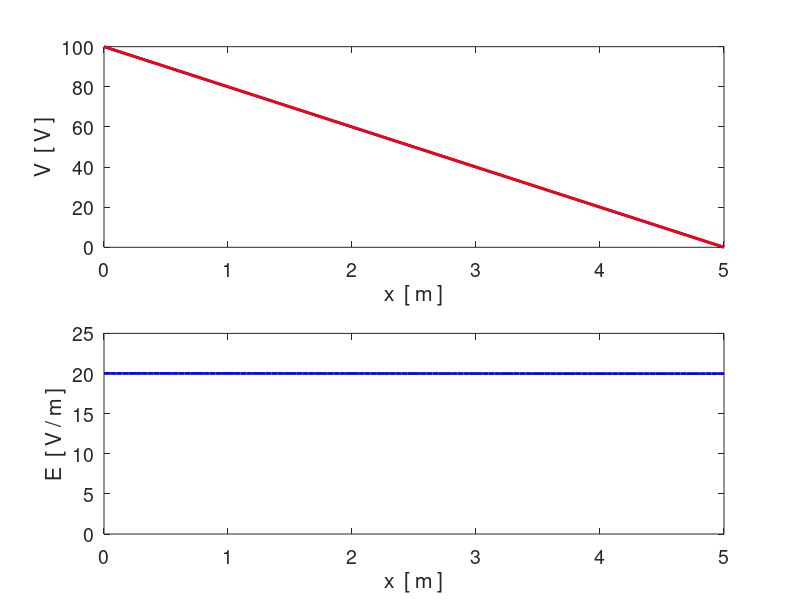

Write the MATLAB code that produced this figure.
% cemLaplace01.m
% 18 march 2016
% Ian Cooper
% School of Physics, University of Sydney
% https://d-arora.github.io/Doing-Physics-With-Matlab/

% Solution of Laplace's equation



clear all
close all
clc
tic

% INPUTS  ================================================================

% Number of XY grid points (integer)
     Nx = 101;  
% Range for X and Y values  [minX maxX minY maxY minZ maxZ]
     XY = [0 5];
% Boundary potential
     V0 = 100;
% tolerance for ending iterations
    tol = 0.1;

% SETUP ==================================================================

    V = zeros(Nx,1);
    minX = XY(1);  maxX = XY(2);
    x = linspace(minX, maxX,Nx);
    hx = x(2) - x(1); 
    V(1) = V0;  V(Nx) = 0;

% CALCULATIONS ===========================================================

% dSum difference in sum of squares  /  n  number of iterations
dSum = 100; n = 0;
while dSum > tol
    sum1 =  sum(sum(V.^2));
    
    for nx = 2: Nx-1
           V(nx) = 0.5*(V(nx+1) + V(nx-1));
    end
   
    sum2 =  sum(sum(V.^2));
    dSum = abs(sum2 - sum1);
    n = n+1;
end

% exact solution
VT = -20.*x + 100; 

% electric field
E = -gradient(V,hx);
    
% GRAPHICS ===============================================================
   
figure(1) 
    set(gcf,'units','normalized','position',[0.05 0.2 0.3 0.4]);
    subplot(2,1,1)
    plot(x,V,'b','lineWidth',2);
    hold on
    plot(x,VT,'r','lineWidth',2);
    %set(gca,'xLim',[minX, maxX]);
    %set(gca,'yLim',[minY, maxY]);
    xlabel('x  [ m ]'); ylabel('V  [ V ]'); 
    set(gca,'fontsize',14)
    
    subplot(2,1,2)
    plot(x,E,'b','lineWidth',2)
    set(gca,'yLim',[0, 25]);
    xlabel('x  [ m ]'); ylabel('E  [ V / m ]'); 
    set(gca,'fontsize',14)
    
 % =======================================================================  
    toc
    
